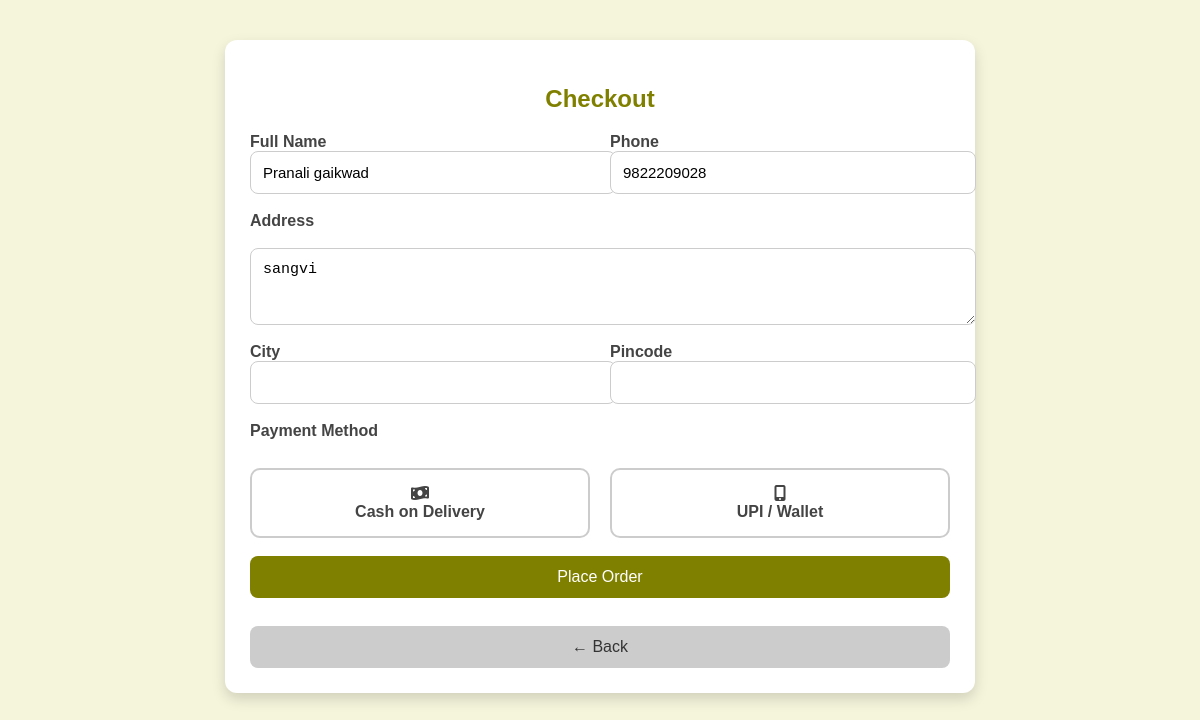
Screenshot of /buy_now.php (signed in) with the database file from the repository.
### tables this page shows
CREATE TABLE `users` (
  `id` int(11) NOT NULL,
  `username` varchar(50) NOT NULL,
  `phone` varchar(15) NOT NULL,
  `address` varchar(255) DEFAULT NULL,
  `password` varchar(255) NOT NULL
);

### buy_now.php (the view, shortened to what this page needs)
<?php
include("db_connect.php");
$user_id = $_SESSION['user_id'];
$stmt = $conn->prepare("SELECT username, phone, address FROM users WHERE id = ?");
$stmt->bind_param("i", $user_id);
$stmt->execute();
$user = $stmt->get_result()->fetch_assoc();
?>
<!DOCTYPE html>
<html lang="en">
<head>
<link rel="stylesheet" href="https://cdnjs.cloudflare.com/ajax/libs/font-awesome/6.5.0/css/all.min.css"/>
</head>
<body>
<div class="container">
    <h2>Checkout</h2>
    <form method="POST" action="place_order.php">
        <div class="field-group">
            <div class="half">
                <label for="username">Full Name</label>
                <input type="text" name="username" value="<?php echo htmlspecialchars($user['username']); ?>" required>
            </div>
            <div class="half">
                <label for="phone">Phone</label>
                <input type="text" name="phone" value="<?php echo htmlspecialchars($user['phone']); ?>" required>
            </div>
        </div>
        <label for="address">Address</label>
        <textarea name="address" rows="3" required><?php echo htmlspecialchars($user['address']); ?></textarea>
        <div class="field-group">
            <div class="half">
                <label for="city">City</label>
                <input type="text" name="city" required>
            </div>
            <div class="half">
                <label for="pincode">Pincode</label>
                <input type="text" name="pincode" required>
            </div>
        </div>
        <label>Payment Method</label>
        <div class="payment-options">
            <label class="payment-card">
                <i class="fa fa-money-bill-wave"></i><br> Cash on Delivery
            </label>
            <label class="payment-card">
                <i class="fa fa-mobile-alt"></i><br> UPI / Wallet
            </label>
        </div>
        <button type="submit" class="btn">Place Order</button>
        <button type="button" class="btn back-btn" onclick="history.back()">← Back</button>
    </form>
</div>
</body>
</html>

### buy_now.php (style rules this page uses)
body { font-family: Arial, sans-serif; background: beige; margin: 0; padding: 0; }
.container { max-width: 700px; margin: 40px auto; padding: 25px; background: #fff; border-radius: 12px; box-shadow: 0 6px 14px rgba(0,0,0,0.15); }
h2 { text-align: center; color: olive; margin-bottom: 20px; }
form { display: flex; flex-direction: column; gap: 18px; }
label { font-weight: bold; color: #444; }
input, textarea, select { width: 100%; padding: 12px; border: 1px solid #ccc; border-radius: 8px; font-size: 15px; transition: border 0.2s; }
textarea { resize: vertical; }
.btn { padding: 12px; background: olive; color: #fff; border: none; border-radius: 8px; font-size: 16px; cursor: pointer; transition: background 0.3s; }
.back-btn { background: #ccc; color: #333; margin-top: 10px; }
.field-group { display: flex; gap: 20px; }
.field-group .half { flex: 1; }
.payment-options { display: flex; gap: 20px; margin-top: 10px; }
.payment-card { flex: 1; border: 2px solid #ccc; padding: 15px; border-radius: 10px; text-align: center; cursor: pointer; transition: 0.3s; }

### rows the page displays
users: username "Pranali gaikwad", phone "9822209028", address "sangvi"
